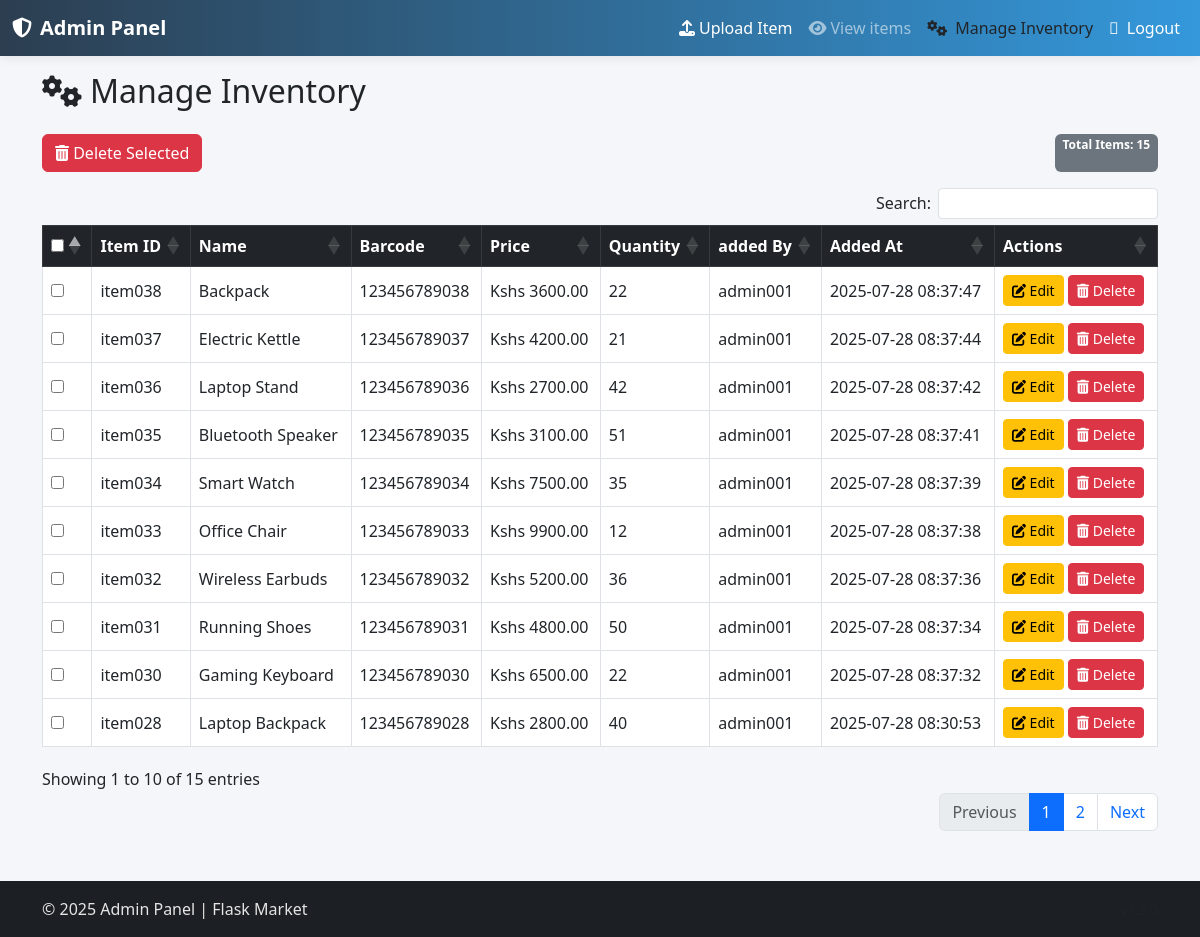
/admins/admin/items/manage (signed in), run on the app's committed database.
### admins/models.py (models this page shows, shortened)
class Items(db.Model):
    __tablename__ = 'items'
    item_id = db.Column(db.String(), nullable=False, primary_key=True)
    name = db.Column(db.String(length=30), nullable=False)
    price = db.Column(db.Float(), nullable=False)
    discount = db.Column(db.Float(), nullable=True)
    barcode = db.Column(db.String(length=12), nullable=False, unique=True)
    description = db.Column(db.String(length=1024), nullable=False, unique=True)
    category = db.Column(db.String(length=30), nullable=True)
    quantity = db.Column(db.Integer(), nullable=False)
    image_url = db.Column(db.String(200), nullable=True)
    added_by = db.Column(db.String(length=6), db.ForeignKey('admins.admin_id'), nullable=False)
    date_added = db.Column(db.DateTime(timezone=True), nullable=False, default=lambda: datetime.now(ZoneInfo("Africa/Nairobi")))
    admin = db.relationship('Admins', backref="items_added")

### admins/routes.py (the view, shortened to what this page needs)
@admins_bp.route('/admin/items/manage', methods=['GET', 'POST'])
@admin_required
def admin_items_manage():
    items = Items.query.order_by(Items.date_added.desc()).all()
    return render_template('admin/admin_items_manage.html', items=items)

### admins/routes.py (called while the page is built)
def admin_required(f):
    @wraps(f)
    def wrapper(*args, **kwargs):
        if not session.get('admin_logged_in') and not session.get('is_approved'):
            return redirect(url_for('admins.admin_login'))
        return f(*args, **kwargs)
    return wrapper

@admins_bp.context_processor
def inject_now():
    eat = ZoneInfo("Africa/Nairobi")
    return {'now': datetime.now(tz=eat)}

@admins_bp.context_processor
def inject_stats():
    stats = {
        'total_items': Items.query.count(),
        'total_admins': Admins.query.count(),
        'pending_approvals': Admins.query.filter_by(is_approved=False).count(),
        'active_admins': Admins.query.filter_by(is_approved=True).count(),
        'updated_items': ItemManagementlog.query.filter_by(action='updated').count(),
        'deleted_items': ItemManagementlog.query.filter_by(action='deleted').count(),
    }
    recent_items_logs = ItemManagementlog.query.order_by(ItemManagementlog.timestamp.desc()).limit(5).all()
    recent_admins_logs = AdminActionLog.query.order_by(AdminActionLog.timestamp.desc()).limit(5).all()
    return {
        'stats': stats,
        'recent_admins_logs': recent_admins_logs,
        'recent_items_logs': recent_items_logs
    }

### admins/templates/admin/admin_items_manage.html (shortened to what this page needs)
{% extends 'admin_base.html' %}
{% block content %}
<h2 class="mb-4"><i class="fas fa-cogs me-2"></i>Manage Inventory</h2>
<form method="post" id="batchDeleteForm">
    <div class="d-flex justify-content-between align-center mb-3">
        <button id="deleteSelectedBtn" class="btn btn-danger" type="submit" name="action" value="delete_selected">
            <i class="fas fa-trash-alt"></i> Delete Selected
        </button>
        <span class="badge bg-secondary">Total Items: {{ items|length }}</span>
    </div>
    <table class="table table-bordered table-hover align-middle" id="manageTable">
        <thead class="table-dark">
            <tr>
                <th><input type="checkbox" id="selectAll"></th>
                <th>Item ID</th>
                <th>Name</th>
                <th>Barcode</th>
                <th>Price</th>
                <th>Quantity</th>
                <th>added By</th>
                <th>Added At</th>
                <th>Actions</th>
            </tr>
        </thead>
        <tbody>
            {% for item in items %}
            <tr>
                <td><input type="checkbox" class="item-checkbox" name="selected_items" value="{{ item.item_id }}"></td>
                <td>{{ item.item_id }}</td>
                <td>{{ item.name }}</td>
                <td>{{ item.barcode }}</td>
                <td>Kshs {{ "%.2f"|format(item.price) }}</td>
                <td>{{ item.quantity }}</td>
                <td>{{ item.added_by }}</td>
                <td>{{ item.date_added.strftime('%Y-%m-%d %H:%M:%S') }}</td>
                <td class="text-nowrap">
                    <a href="{{ url_for('admins.admin_items_edit', item_id=item.item_id) }}" class="btn btn-sm btn-warning"><i class="fas fa-edit"></i> Edit</a>
                    <a href="{{ url_for('admins.admin_items_delete', item_id=item.item_id) }}"
                        class="btn btn-sm btn-danger"
                        onclick="return confirm('Are you sure you want to delete this item?');">
                        <i class="fas fa-trash-alt"></i> Delete
                    </a>
                </td>
            </tr>
            {% endfor %}
        </tbody>
    </table>
</form>
{% endblock %}

### admins/templates/admin_base.html (style rules this page uses)
body { background-color: #f4f6f9; min-height: 100vh; display: flex; flex-direction: column; }

### data on the page
Items: item_id "item038", name "Backpack", barcode "123456789038", price "3600.00", quantity "22", added_by "admin001", date_added "2025-07-28 08:37:47"
Items: item_id "item037", name "Electric Kettle", barcode "123456789037", price "4200.00", quantity "21", added_by "admin001", date_added "2025-07-28 08:37:44"
Items: item_id "item036", name "Laptop Stand", barcode "123456789036", price "2700.00", quantity "42", added_by "admin001", date_added "2025-07-28 08:37:42"
Items: item_id "item035", name "Bluetooth Speaker", barcode "123456789035", price "3100.00", quantity "51", added_by "admin001", date_added "2025-07-28 08:37:41"
Items: item_id "item034", name "Smart Watch", barcode "123456789034", price "7500.00", quantity "35", added_by "admin001", date_added "2025-07-28 08:37:39"
Items: item_id "item033", name "Office Chair", barcode "123456789033", price "9900.00", quantity "12", added_by "admin001", date_added "2025-07-28 08:37:38"
Items: item_id "item032", name "Wireless Earbuds", barcode "123456789032", price "5200.00", quantity "36", added_by "admin001", date_added "2025-07-28 08:37:36"
Items: item_id "item031", name "Running Shoes", barcode "123456789031", price "4800.00", quantity "50", added_by "admin001", date_added "2025-07-28 08:37:34"
Items: item_id "item030", name "Gaming Keyboard", barcode "123456789030", price "6500.00", quantity "22", added_by "admin001", date_added "2025-07-28 08:37:32"
Items: item_id "item028", name "Laptop Backpack", barcode "123456789028", price "2800.00", quantity "40", added_by "admin001", date_added "2025-07-28 08:30:53"

### other printed values
{{ items|length }} "15"
